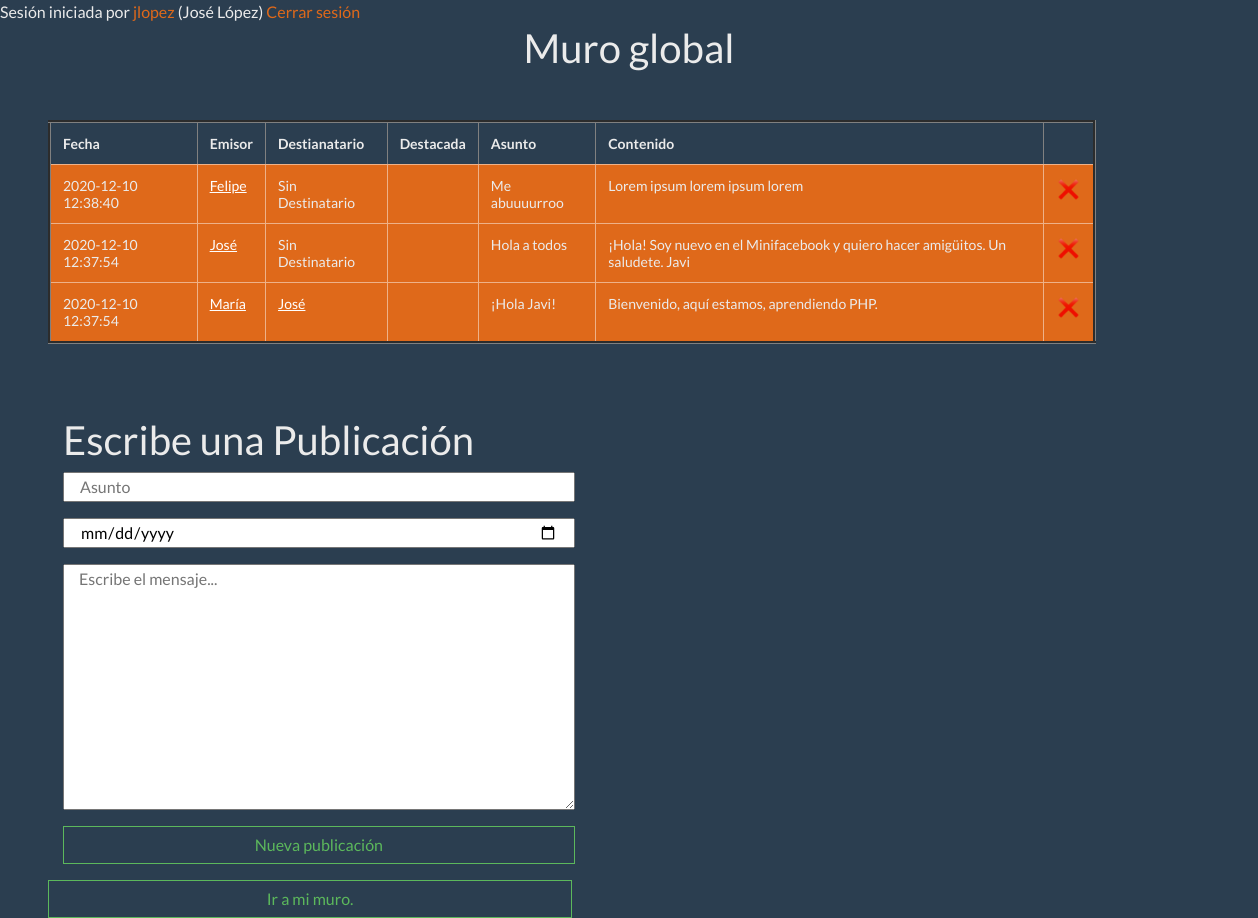
The app's page /MuroVerGlobal.php (signed in) with its own data.
### tables this page shows
CREATE TABLE `Publicacion` (
                               `id` int(11) NOT NULL,
                               `fecha` timestamp NOT NULL DEFAULT current_timestamp(),
                               `emisorId` int(11) NOT NULL,
                               `destinatarioId` int(11) DEFAULT NULL,
                               `destacadaHasta` timestamp NULL DEFAULT NULL,
                               `asunto` varchar(120) NOT NULL,
                               `contenido` text NOT NULL
);

CREATE TABLE `Usuario` (
                           `id` int(11) NOT NULL,
                           `identificador` varchar(40) NOT NULL,
                           `contrasenna` varchar(80) NOT NULL,
                           `codigoCookie` varchar(50) DEFAULT NULL,
                           `caducidadCodigoCookie` timestamp NULL DEFAULT NULL,
                           `tipoUsuario` int(11) NOT NULL,
                           `nombre` varchar(50) NOT NULL,
                           `apellidos` varchar(50) NOT NULL
);

### clases.php (called while the page is built, shortened)
<?php
trait Identificable
{
    protected int $id;
    public function getId(): int
    {
        return $this->id;
    }
    public function setId(int $id)
    {
        $this->id = $id;
    }
}
class Publicacion extends Dato
{
    private string $fecha;
    private int $emisorID;
    private $destinatarioID;
    private $destacadaHasta;
    private string $asunto;
    private string $contenido;
    public function getFecha(): string
    {
        return $this->fecha;
    }
    public function setFecha($fecha)
    {
        $this->fecha = $fecha;
    }
    public function getEmisorID(): int
    {
        return $this->emisorID;
    }
    public function setEmisorID(int $emisorID)
    {
        $this->emisorID = $emisorID;
    }
    public function getDestinatarioID(): ?int
    {
        return $this->destinatarioID;
    }
    public function setDestinatarioID($destinatarioID)
    {
        $this->destinatarioID = $destinatarioID;
    }
    public function getDestacadaHasta()
    {
        return $this->destacadaHasta;
    }
    public function setDestacadaHasta($destacadaHasta)
    {
        $this->destacadaHasta = $destacadaHasta;
    }
    public function getAsunto(): string
    {
        return $this->asunto;
    }
    public function setAsunto($asunto)
    {
        $this->asunto = $asunto;
    }
    public function getContenido(): string
    {
        return $this->contenido;
    }
    public function setContenido($contenido)
    {
        $this->contenido = $contenido;
    }
}

### MuroVerGlobal.php (the view, shortened to what this page needs)
<?php
require_once "DAO.php";
if (!DAO::haySesionRamIniciada() && !DAO::intentarCanjearSesionCookie()) {
    redireccionar("SesionInicioFormulario.php");
} else {
    $where = "";
    $publicaciones = DAO::obtenerTodasPublicacion($where);
}
?>
<html>
<head>
    <link rel="stylesheet" href="https://stackpath.bootstrapcdn.com/bootswatch/4.5.2/superhero/bootstrap.min.css">
</head>
<body>
    <?php DAO::pintarInfoSesion(); ?>
    <h1 class="text-center">Muro global</h1>
    <table border='3' class="table table-hover col-10 m-5">
        <tr>
            <th scope="col">Fecha</th>
            <th scope="col">Emisor</th>
            <th scope="col">Destianatario</th>
            <th scope="col">Destacada</th>
            <th scope="col">Asunto</th>
            <th scope="col">Contenido</th>
        </tr>
        <?php foreach ($publicaciones as $publicacion) { ?>
            <tr class="table-primary">
                <?php
                $emisor = DAO::obtenerUsuarioPorId($publicacion->getEmisorID());
                $destinatario = $publicacion->getDestinatarioID();
                if ($destinatario != null) {
                    $destinatarioId = DAO::obtenerUsuarioPorId($destinatario);
                } else {
                    $destinatarioId = null;
                }
                ?>
                <td> <?= $publicacion->getFecha() ?> </td>
                <td> <a href="MuroVerDe.php?id=<?= $emisor['id'] ?>"><?= $emisor["nombre"] ?></a></td>
                <td><?php if ($destinatario != null) { ?>
                        <a href="MuroVerDe.php?id=<?= $destinatarioId["id"]; ?>"><?= $destinatarioId["nombre"]; ?></a>
                    <?php  } else { ?>
                        Sin Destinatario
                    <?php } ?>
                </td>
                <td> <?= $publicacion->getDestacadaHasta() ?> </td>
                <td> <?= $publicacion->getAsunto() ?> </td>
                <?php
                $destacado = $publicacion->getDestacadaHasta();
                if ($destacado != null) { ?>
                    <td> <strong><?= $publicacion->getContenido() ?></strong> </td>
                <?php } else { ?>
                    <td><?= $publicacion->getContenido()  ?></td>
                <?php } ?>
                <td><a href="EliminarPublicacion.php?id=<?= $publicacion->getId() ?>"><img width="25px" height="25px" src="equis.png"></a></td>
            </tr>
        <?php } ?>
    </table><br>
    <h1 class="col-md-10 ml-5">Escribe una Publicación</h1>
    <form class="col-12 ml-5" action="PublicacionNuevaCrear.php">
        <input class="col-sm-5" type="text" name="asunto" placeholder="Asunto" size="100" required>
        <input class="col-sm-5" type="date" name="destacado" placeholder="Destacado hasta: ">
        <textarea class="col-sm-5" name="contenido" id="contenido" cols="100" rows="10" placeholder="Escribe el mensaje..." required></textarea>
        <button class="btn btn-outline-success col-sm-5" type="submit"> Nueva publicación</button>
    </form>
    <a class="btn btn-outline-success col-sm-5 ml-5" href='MuroVerDe.php?id=<?= $_SESSION["id"] ?>'>Ir a mi muro.</a>
</body>
</html>

### DAO.php (shortened to what this page needs)
<?php
require_once "clases.php";
class DAO
{
    private static $pdo = null;
    private static function obtenerPdoConexionBD()
    {
        $servidor = "localhost";
        $identificador = "root";
        $contrasenna = "";
        $bd = "MiniFb";
        $opciones = [
            PDO::ATTR_EMULATE_PREPARES => false,
            PDO::ATTR_ERRMODE => PDO::ERRMODE_EXCEPTION,
            PDO::ATTR_DEFAULT_FETCH_MODE => PDO::FETCH_ASSOC,
        ];
        try {
            $pdo = new PDO("mysql:host=$servidor;dbname=$bd;charset=utf8", $identificador, $contrasenna, $opciones);
        } catch (Exception $e) {
            error_log("Error al conectar: " . $e->getMessage());
            exit("Error al conectar" . $e->getMessage());
        }
        return $pdo;
    }
    private static function ejecutarConsulta(string $sql, array $parametros): array
    {
        if (!isset(self::$pdo)) self::$pdo = self::obtenerPdoConexionBd();
        $select = self::$pdo->prepare($sql);
        $select->execute($parametros);
        $rs = $select->fetchAll();
        return $rs;
    }
    public static function PublicacionCrearDesdeRs(array $rs): Publicacion
    {
        return new Publicacion($rs["id"], $rs["fecha"], $rs["emisorId"], $rs["destinatarioId"], $rs["destacadaHasta"], $rs["asunto"], $rs["contenido"]);
    }
    public static function obtenerTodasPublicacion($where)
    {
        $datos = [];
        $rs = self::ejecutarConsulta("SELECT * FROM Publicacion $where ORDER BY fecha DESC", []);
        foreach ($rs as $fila) {
            $publicacion = self::PublicacionCrearDesdeRs($fila);
            array_push($datos, $publicacion);
        }
        return $datos;
    }
    public static function obtenerUsuarioPorId($id)
    {
        $rs = self::ejecutarConsulta(
            "SELECT * FROM Usuario WHERE id=?",
            [$id]
        );
        if ($rs) {
            return $rs[0];
        } else {
            return null;
        }
    }
    public static function haySesionRamIniciada(): bool
    {
        return isset($_SESSION["id"]);
    }
    public static function pintarInfoSesion()
    {
        if (self::haySesionRamIniciada()) {
            echo "<span>Sesión iniciada por <a href='UsuarioPerfilVer.php'>$_SESSION[identificador]</a> ($_SESSION[nombre] $_SESSION[apellidos]) <a href='SesionCerrar.php'>Cerrar sesión</a></span>";
        } else {
            echo "<a class='btn btn-outline-success col' href='SesionInicioFormulario.php'>Iniciar sesión</a>";
        }
    }
}

### records on screen
publicacion: fecha "2020-12-10 12:38:40", emisorId.nombre "Felipe", shows "Sin Destinatario", asunto "Me abuuuurroo", contenido "Lorem ipsum lorem ipsum lorem"
publicacion: fecha "2020-12-10 12:37:54", emisorId.nombre "José", shows "Sin Destinatario", asunto "Hola a todos", contenido "¡Hola! Soy nuevo en el Minifacebook y quiero hacer amigüitos. Un saludete. Javi"
publicacion: fecha "2020-12-10 12:37:54", emisorId.nombre "María", destinatarioId.nombre "José", asunto "¡Hola Javi!", contenido "Bienvenido, aquí estamos, aprendiendo PHP."

### other values on screen
$_SESSION[identificador] "jlopez"
$_SESSION[nombre] "José"
$_SESSION[apellidos] "López"
